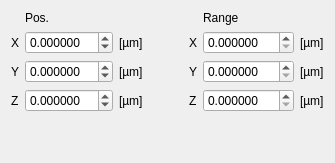
           <widget class="QWidget" name="tab_6">
            <attribute name="title">
             <string>Default FOV</string>
            </attribute>
            <layout class="QGridLayout" name="gridLayout_43">
             <item row="0" column="0">
              <layout class="QGridLayout" name="gridLayout_33">
               <item row="3" column="2">
                <widget class="QLabel" name="label_56">
                 <property name="text">
                  <string>[µm]</string>
                 </property>
                </widget>
               </item>
               <item row="3" column="1">
                <widget class="sciSpinBox" name="spinBox_default_off_z_um">
                 <property name="decimals">
                  <number>6</number>
                 </property>
                 <property name="minimum">
                  <double>-99.000000000000000</double>
                 </property>
                </widget>
               </item>
               <item row="1" column="6">
                <widget class="QLabel" name="label_49">
                 <property name="text">
                  <string>[µm]</string>
                 </property>
                </widget>
               </item>
               <item row="1" column="1">
                <widget class="sciSpinBox" name="spinBox_default_off_x_um">
                 <property name="decimals">
                  <number>6</number>
                 </property>
                 <property name="minimum">
                  <double>-99.000000000000000</double>
                 </property>
                </widget>
               </item>
               <item row="2" column="4">
                <widget class="QLabel" name="label_47">
                 <property name="text">
                  <string>Y</string>
                 </property>
                </widget>
               </item>
               <item row="2" column="6">
                <widget class="QLabel" name="label_50">
                 <property name="text">
                  <string>[µm]</string>
                 </property>
                </widget>
               </item>
               <item row="3" column="0">
                <widget class="QLabel" name="label_55">
                 <property name="text">
                  <string>Z</string>
                 </property>
                </widget>
               </item>
               <item row="3" column="5">
                <widget class="sciSpinBox" name="spinBox_default_range_z">
                 <property name="decimals">
                  <number>6</number>
                 </property>
                 <property name="maximum">
                  <double>300.000000000000000</double>
                 </property>
                </widget>
               </item>
               <item row="1" column="2">
                <widget class="QLabel" name="label_52">
                 <property name="text">
                  <string>[µm]</string>
                 </property>
                </widget>
               </item>
               <item row="2" column="1">
                <widget class="sciSpinBox" name="spinBox_default_off_y_um">
                 <property name="decimals">
                  <number>6</number>
                 </property>
                 <property name="minimum">
                  <double>-99.000000000000000</double>
                 </property>
                </widget>
               </item>
               <item row="2" column="2">
                <widget class="QLabel" name="label_54">
                 <property name="text">
                  <string>[µm]</string>
                 </property>
                </widget>
               </item>
               <item row="1" column="3">
                <spacer name="horizontalSpacer_9">
                 <property name="orientation">
                  <enum>Qt::Orientation::Horizontal</enum>
                 </property>
                 <property name="sizeHint" stdset="0">
                  <size>
                   <width>40</width>
                   <height>20</height>
                  </size>
                 </property>
                </spacer>
               </item>
               <item row="1" column="4">
                <widget class="QLabel" name="label_46">
                 <property name="text">
                  <string>X</string>
                 </property>
                </widget>
               </item>
               <item row="3" column="4">
                <widget class="QLabel" name="label_48">
                 <property name="text">
                  <string>Z</string>
                 </property>
                </widget>
               </item>
               <item row="2" column="0">
                <widget class="QLabel" name="label_53">
                 <property name="text">
                  <string>Y</string>
                 </property>
                </widget>
               </item>
               <item row="2" column="5">
                <widget class="sciSpinBox" name="spinBox_default_range_y">
                 <property name="decimals">
                  <number>6</number>
                 </property>
                 <property name="maximum">
                  <double>300.000000000000000</double>
                 </property>
                </widget>
               </item>
               <item row="1" column="0">
                <widget class="QLabel" name="label_57">
                 <property name="text">
                  <string>X</string>
                 </property>
                </widget>
               </item>
               <item row="3" column="6">
                <widget class="QLabel" name="label_51">
                 <property name="text">
                  <string>[µm]</string>
                 </property>
                </widget>
               </item>
               <item row="1" column="5">
                <widget class="sciSpinBox" name="spinBox_default_range_x">
                 <property name="decimals">
                  <number>6</number>
                 </property>
                 <property name="maximum">
                  <double>300.000000000000000</double>
                 </property>
                </widget>
               </item>
               <item row="0" column="1">
                <widget class="QLabel" name="label_58">
                 <property name="text">
                  <string>Pos.</string>
                 </property>
                </widget>
               </item>
               <item row="0" column="5">
                <widget class="QLabel" name="label_59">
                 <property name="text">
                  <string>Range</string>
                 </property>
                </widget>
               </item>
              </layout>
             </item>
             <item row="1" column="0">
              <spacer name="verticalSpacer_6">
               <property name="orientation">
                <enum>Qt::Orientation::Vertical</enum>
               </property>
               <property name="sizeHint" stdset="0">
                <size>
                 <width>20</width>
                 <height>40</height>
                </size>
               </property>
              </spacer>
             </item>
            </layout>
           </widget>
